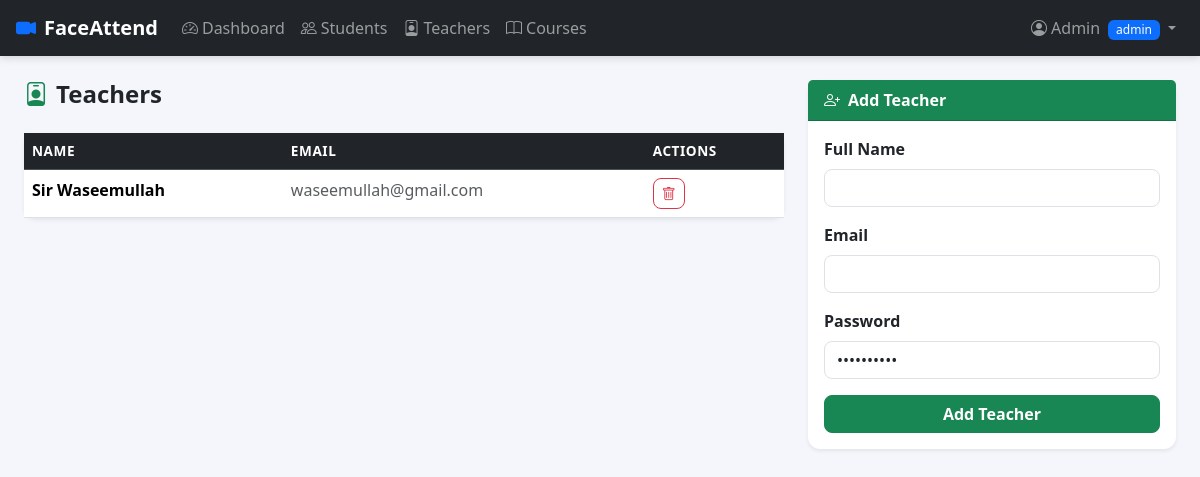
The page /admin/teachers (signed in) on the database its author committed.
### app/models.py (models this page shows)
class User(Base):
    __tablename__ = "users"
    id = Column(Integer, primary_key=True, index=True)
    name = Column(String, nullable=False)
    email = Column(String, unique=True, index=True, nullable=False)
    password_hash = Column(String, nullable=False)
    role = Column(String, default="student")  # admin / teacher / student
    student = relationship("Student", back_populates="user", uselist=False)
    teacher = relationship("Teacher", back_populates="user", uselist=False)

class Teacher(Base):
    __tablename__ = "teachers"
    id = Column(Integer, primary_key=True)
    user_id = Column(Integer, ForeignKey("users.id"), unique=True)
    user = relationship("User", back_populates="teacher")
    assignments = relationship("TeacherCourse", back_populates="teacher")

### app/routers/admin.py (the view)
@router.get("/teachers", response_class=HTMLResponse)
def teachers_list(request: Request, db: Session = Depends(get_db)):
    admin = get_admin(request, db)
    if not admin:
        return RedirectResponse("/login", 302)
    teachers = db.query(models.Teacher).join(models.User).all()
    return templates.TemplateResponse("admin/teachers.html", {
        "request": request, "user": admin, "teachers": teachers
    })

### templates/admin/teachers.html (shortened to what this page needs)
{% extends "base.html" %}
{% block content %}
<div class="row">
  <div class="col-md-8">
    <h4 class="fw-bold mb-4"><i class="bi bi-person-badge me-2 text-success"></i>Teachers</h4>
    <div class="card border-0 shadow-sm">
      <div class="card-body p-0">
        <table class="table table-hover mb-0">
          <thead class="table-dark">
            <tr><th>Name</th><th>Email</th><th>Actions</th></tr>
          </thead>
          <tbody>
            {% for t in teachers %}
            <tr>
              <td class="fw-semibold">{{ t.user.name }}</td>
              <td class="text-muted">{{ t.user.email }}</td>
              <td>
                <form method="post" action="/admin/teachers/{{ t.id }}/delete" class="d-inline"
                      onsubmit="return confirm('Delete {{ t.user.name }}?')">
                  <button class="btn btn-sm btn-outline-danger"><i class="bi bi-trash"></i></button>
                </form>
              </td>
            </tr>
            {% else %}
            <tr><td colspan="3" class="text-center text-muted py-4">No teachers yet.</td></tr>
            {% endfor %}
          </tbody>
        </table>
      </div>
    </div>
  </div>
  <div class="col-md-4">
    <div class="card border-0 shadow-sm">
      <div class="card-header bg-success text-white fw-bold">
        <i class="bi bi-person-plus me-2"></i>Add Teacher
      </div>
      <div class="card-body">
        <form method="post" action="/admin/teachers/add">
          <div class="mb-3">
            <label class="form-label fw-semibold">Full Name</label>
            <input type="text" name="name" class="form-control" required />
          </div>
          <div class="mb-3">
            <label class="form-label fw-semibold">Email</label>
            <input type="email" name="email" class="form-control" required />
          </div>
          <div class="mb-3">
            <label class="form-label fw-semibold">Password</label>
            <input type="password" name="password" class="form-control" value="teacher123" required />
          </div>
          <button type="submit" class="btn btn-success w-100 fw-semibold">Add Teacher</button>
        </form>
      </div>
    </div>
  </div>
</div>
{% endblock %}

### templates/base.html (shortened to what this page needs)
<!DOCTYPE html>
<html lang="en">
<head>
  <link href="https://cdn.jsdelivr.net/npm/bootstrap@5.3.3/dist/css/bootstrap.min.css" rel="stylesheet" />
  <link href="https://cdn.jsdelivr.net/npm/bootstrap-icons@1.11.3/font/bootstrap-icons.min.css" rel="stylesheet" />
  <link href="/static/css/style.css" rel="stylesheet" />
</head>
<body>
{% if user %}
<nav class="navbar navbar-expand-lg navbar-dark bg-dark px-3">
  <a class="navbar-brand fw-bold" href="#">
    <i class="bi bi-camera-video-fill me-2 text-primary"></i>FaceAttend
  </a>
  <div class="collapse navbar-collapse">
    <ul class="navbar-nav me-auto">
      {% if user.role == 'admin' %}
        <li class="nav-item"><a class="nav-link" href="/admin/dashboard"><i class="bi bi-speedometer2 me-1"></i>Dashboard</a></li>
        <li class="nav-item"><a class="nav-link" href="/admin/students"><i class="bi bi-people me-1"></i>Students</a></li>
        <li class="nav-item"><a class="nav-link" href="/admin/teachers"><i class="bi bi-person-badge me-1"></i>Teachers</a></li>
        <li class="nav-item"><a class="nav-link" href="/admin/courses"><i class="bi bi-book me-1"></i>Courses</a></li>
      {% elif user.role == 'teacher' %}
        <li class="nav-item"><a class="nav-link" href="/teacher/dashboard"><i class="bi bi-speedometer2 me-1"></i>Dashboard</a></li>
      {% elif user.role == 'student' %}
        <li class="nav-item"><a class="nav-link" href="/student/dashboard"><i class="bi bi-calendar-check me-1"></i>My Attendance</a></li>
      {% endif %}
    </ul>
    <ul class="navbar-nav">
      <li class="nav-item dropdown">
        <a class="nav-link dropdown-toggle" href="#" data-bs-toggle="dropdown">
          <i class="bi bi-person-circle me-1"></i>{{ user.name }}
          <span class="badge bg-primary ms-1">{{ user.role }}</span>
        </a>
      </li>
    </ul>
  </div>
</nav>
{% endif %}
<div class="container-fluid py-4 px-4">
  {% block content %}{% endblock %}
</div>
</body>
</html>

### static/css/style.css (style rules this page uses)
body { background-color: #f4f6fb; font-family: 'Segoe UI', sans-serif; }
.navbar { box-shadow: 0 2px 8px rgba(0,0,0,0.15); }
.card { border-radius: 12px; transition: box-shadow 0.2s; }
.table th { font-weight: 600; font-size: 0.85rem; text-transform: uppercase; letter-spacing: 0.04em; }
.badge { font-weight: 500; }
.btn { border-radius: 8px; }
.form-control, .form-select { border-radius: 8px; }

### rows shown on the page
User: name "Admin", role "admin"
Teacher: user.name "Sir Waseemullah", user.email "waseemullah@gmail.com"
